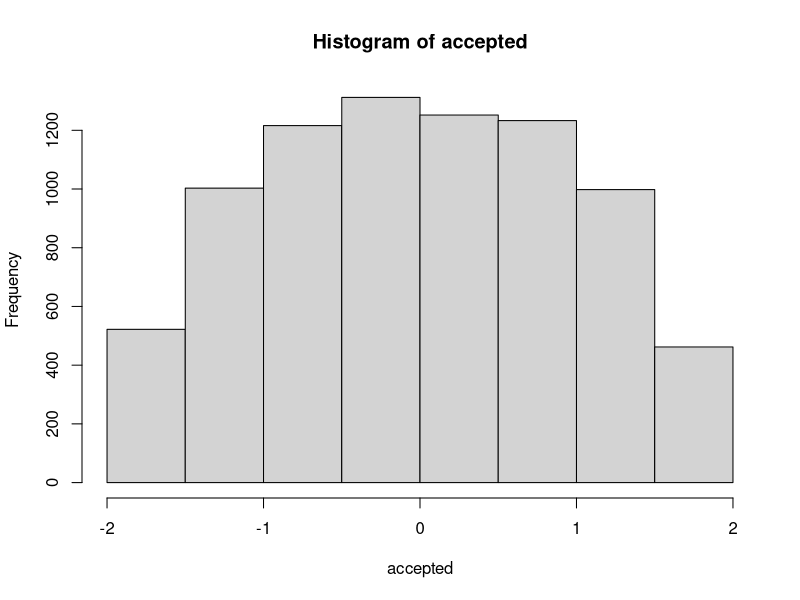
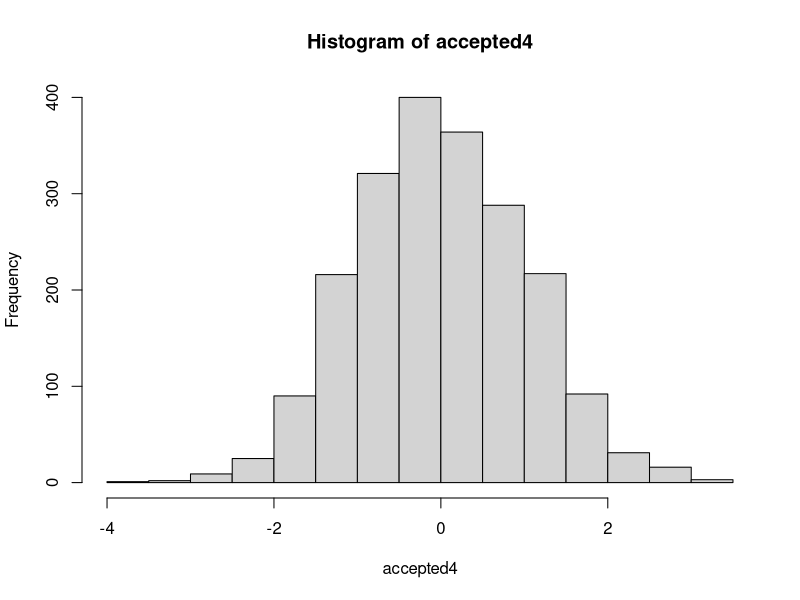

Here is the R script that generated these plots, in order:
## ---- chunk 1
library(tidyverse)
## ---- chunk 2
samp <- function(x, k) {
  n <- length(x)
  y <- c()
  
  for (i in 1:k) {
    j <- as.integer(runif(1,min=1,max=n-i+2))
    y[i] <- x[j]
    x[j] <- x[n + 1 - i]
  }
  
  return(y)
  
}
## ---- chunk 3
x <- c(0,4,2,10)
samp(x,3)
## ---- chunk 4
n <- function(lam,n) {
  u <- runif(n)
  x <- qpois(u,lam)
  return(x)
}

xi <- function(p,n) {
  u <- runif(n)
  x <- qgeom(u,p)
  return(x)
}

yt <- function(p,lam,nsim) {
  Y <- c()
  N <- n(lam,nsim)
  
  for (i in 1:nsim) {
    XI <- xi(p, N[i])
    Y[i] <- sum(XI)
  }

  return(Y)
}


ez <- function(p, lam, nsim) {
  shoes <- c()
  c <- rpois(nsim, lam)
  for (i in 1:nsim) {
    shoe <- rgeom(c[i], p)
    shoes[i] <- sum(shoe)
  }
  return(shoes)
}

mean(yt(0.8, 10, 100000))
mean(ez(0.8, 10, 100000))
## ---- chunk 5
exp(10 * (0.8 -1))
## ---- chunk 6
set.seed(740)
mean(yt(0.8, 10, 1000000)==0)
mean(ez(0.8, 10, 1000000)==0)
## ---- chunk 7
g <- function(x) {
  -(x^4) + 16
}

q3 <- function(n) {
  x <- runif(n,-2,2)
  y <- g(x)
  c <- 4 * (1/n) * sum(y)
  return(c)
}

set.seed(740)
q3(100000)
## ---- chunk 8
pdf <- function(x) {
  out <- (16 - x^4) / 51.18
  return(out)
}

cdf <- function(x) {
  ((16 * x) / 51.18) - ((x^5) / (51.18 * 5)) + 0.5
}


icdf <- function(p) {
  f <- function(x, p) {
    abs(cdf(x) - p)
  }
  
  optimize(f, lower=-2, upper=2, p=p)$minimum
}

icdf <- Vectorize(icdf)


set.seed(740)
u <- runif(100)
icdf(u)
min(icdf(u))
max(icdf(u))
## ---- chunk 9
pdf(0)

region <- function(n) {
  val <- c()
  x <- runif(n, -2, 2)
  y <- runif(n, 0, pdf(0))
  
  for (i in 1:n) {
    if (y[i] < pdf(x[i])) {
      val <- c(val, x[i])
    }
  }
  
  return(val)
  }

accepted <- region(10000)
hist(accepted)
## ---- chunk 10
stupid_grad_question <- function(n, alpha) {
  u <- runif(n)
  x <- alpha * tan((u - 0.5) * pi)
  return(x)
}

stupid_grad_question(10, 1)
## ---- chunk 11
a <- dnorm(0)
b <- dcauchy(0)

a/b

region4 <- function(n, alpha) {
  val <- c()
  x <- runif(n,-5,5)
  y <- runif(n,0, 1.5 * dcauchy(0))
  
  c_pdf <- function(x,alpha){
    return(alpha / ((alpha^2 + x^2) * pi))
  }
  
  for (i in 1:n) {
    if (y[i] < dnorm(x[i])) {
      val <- c(val, x[i])
    }
  }
  
  return(val)
  }

accepted4 <- region4(10000, 1)
hist(accepted4)
